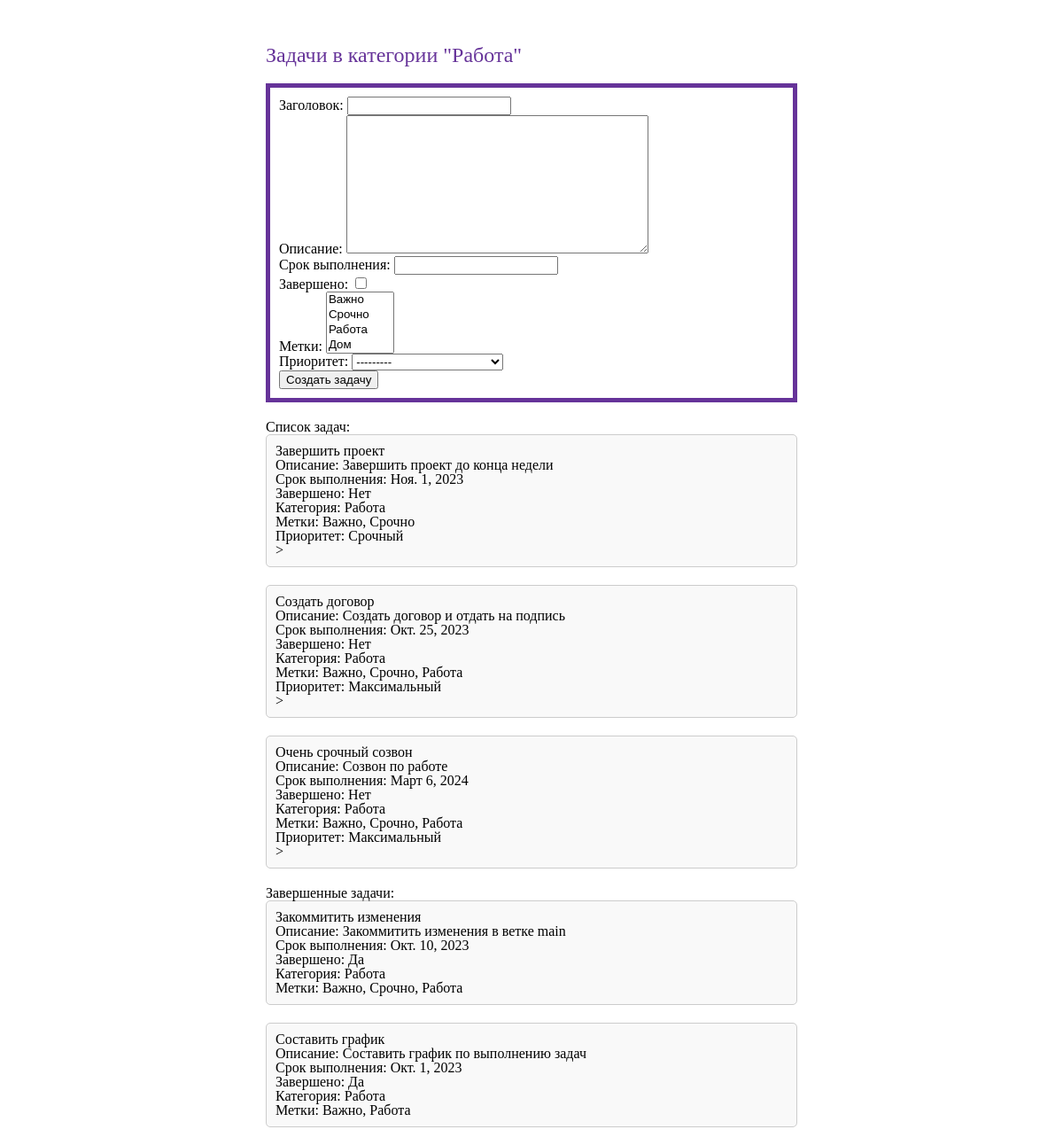
Page /category/1/ on the committed database.
### todo/models.py (models this page shows, shortened)
class Category(models.Model):
    name = models.CharField(max_length=255, verbose_name='Название категории')
    class Meta:
        verbose_name = 'Категория'
        verbose_name_plural = 'Категории'
    def __str__(self):
        return self.name

class Task(models.Model):
    title = models.CharField(max_length=255, verbose_name='Заголовок')
    description = models.TextField(blank=True, null=True, verbose_name='Описание')
    due_date = models.DateField(blank=True, null=True, verbose_name='Срок выполнения')
    completed = models.BooleanField(default=False, verbose_name='Завершено')
    priority = models.ForeignKey(Priority, on_delete=models.CASCADE, verbose_name='Приоритет')
    category = models.ForeignKey(Category, on_delete=models.CASCADE, verbose_name='Категория')
    tags = models.ManyToManyField(Tag, verbose_name='Метки')  # Многие-ко-многим с метками
    is_hidden = models.BooleanField('Скрыт', default=False)
    favorite = models.BooleanField('Избранное', default=False)
    history = HistoricalRecords()
    class Meta:
        verbose_name = 'Задача'
        verbose_name_plural = 'Задачи'

class Tag(models.Model):
    name = models.CharField(max_length=255, verbose_name='Название метки')
    class Meta:
        verbose_name = 'Метка'
        verbose_name_plural = 'Метки'
    def __str__(self):
        return self.name

class Priority(models.Model):
    name = models.CharField(max_length=255, verbose_name='Название приоритета')
    class Meta:
        verbose_name = 'Приоритет'
        verbose_name_plural = 'Приоритеты'
    def __str__(self):
        return self.name

### todo/views.py (the view)
# urls.py: path('category/<int:category_id>/', views.tasks_by_category, name='tasks_by_category'),
def tasks_by_category(request, category_id):
    category = get_object_or_404(Category, pk=category_id)
    tasks = Task.objects.filter(
        Q(category=category) &
        Q(is_hidden=False)
    )
    tasks__notcompleted = Task.objects.filter(
        Q(category=category) &
        Q(completed=False)
    )
    tasks__completed = Task.objects.filter(
        Q(category=category) &
        Q(completed=True)
    )
    if request.method == 'POST':
        form = TaskForm(request.POST)
        if form.is_valid():
            task = form.save(commit=False)
            task.category = category
            task.save()
            return redirect('tasks_by_category', category_id=category_id)
    else:
        form = TaskForm()
    return render(request, 'todo/tasks_by_category.html', {'category': category, 'tasks': tasks, 'tasks__completed': tasks__completed, 'tasks__notcompleted': tasks__notcompleted, 'form': form})

### todo/forms.py
class TaskForm(forms.ModelForm):
    class Meta:
        model = Task
        fields = ['title', 'description', 'due_date', 'completed', 'tags', 'priority']

### todo/templates/todo/tasks_by_category.html (shortened to what this page needs)
{% extends 'todo/base.html' %}
{% block content %}
<div class="container">
        <h1 class="title">Задачи в категории "{{ category.name }}"</h1>
        <form method="post" class="task-form">
            {{ form.as_p }}
            <button type="submit" class="btn btn-primary">Создать задачу</button>
        </form>
        <h2>Список задач:</h2>
        <ul class="task-list">
            {% if tasks %}
                {%if tasks__notcompleted %}
                    {% for task in tasks__notcompleted %}
                        <li class="task-item">
                            <strong>{{ task.title }}</strong>
                            <p>Описание: {{ task.description }}</p>
                            <p>Срок выполнения: {{ task.due_date }}</p>
                            <p>Завершено: {% if task.completed %}Да{% else %}Нет{% endif %}</p>
                            <p>Категория: {{ task.category }}</p>
                            <p>Метки:
                                {% for tag in task.tags.all %}{{ tag.name }}{% if not forloop.last %}, {% endif %}{% endfor %}
                            </p>
                            <p>Приоритет: {{ task.priority }}</p>>
                        </li>
                    {% endfor %}
                {% else %}
                    <li class="no-tasks">Нет активных задач в данной категории.</li>
                {% endif %}
                {% if tasks__completed %}
                    <h3>Завершенные задачи:</h3>
                    {% for task in tasks__completed %}
                        <li class="task-item">
                        <strong>{{ task.title }}</strong>
                        <p>Описание: {{ task.description }}</p>
                        <p>Срок выполнения: {{ task.due_date }}</p>
                        <p>Завершено: Да</p>
                        <p>Категория: {{ task.category }}</p>
                        <p>Метки:
                            {% for tag in task.tags.all %}{{ tag.name }}{% if not forloop.last %}, {% endif %}{% endfor %}
                        </p>
                    </li>
                    {% endfor %}
                {% endif %}
            {% else %}
                <li class="no-tasks">Нет задач в данной категории.</li>
            {% endif %}
        </ul>
    </div>
{% endblock %}

### todo/static/todo/style.css (style rules this page uses)
html, body, div, span, applet, object, iframe, h1, h2, h3, h4, h5, h6, p, blockquote, pre, a, abbr, acronym, address, big, cite, code, del, dfn, em, img, ins, kbd, q, s, samp, small, strike, strong, sub, sup, tt, var, b, u, i, center, dl, dt, dd, ol, ul, li, fieldset, form, label, legend, table, caption, tbody, tfoot, thead, tr, th, td, article, aside, canvas, details, embed, figure, figcaption, footer, header, hgroup, menu, nav, output, ruby, section, summary, time, mark, audio, video { margin: 0; padding: 0; border: 0; font-size: 100%; font: inherit; vertical-align: baseline; }
body { line-height: 1; }
h1 { color: rebeccapurple; margin-bottom: 20px; font-size: 24px; }
ul { padding-left: 15px; }
.container { display: flex; flex-direction: column; margin: 0 auto; max-width: 50%; }
.task-form { margin-bottom: 20px; border: rebeccapurple 5px solid; padding: 10px; }
.task-list { list-style: none; padding: 0; }
.task-item { margin-bottom: 20px; border: 1px solid #ccc; padding: 10px; border-radius: 5px; background-color: #f9f9f9; }

### rows in the picture
Category: name "Работа"
Task: title "Завершить проект", description "Завершить проект до конца недели", due_date "Ноя. 1, 2023", completed "Нет", category "Работа", priority "Срочный"
Tag: name "Важно"
Tag: name "Срочно"
Task: title "Создать договор", description "Создать договор и отдать на подпись", due_date "Окт. 25, 2023", completed "Нет", category "Работа", priority "Максимальный"
Tag: name "Работа"
Task: title "Очень срочный созвон", description "Созвон по работе", due_date "Март 6, 2024", completed "Нет", category "Работа", priority "Максимальный"
Task: title "Закоммитить изменения", description "Закоммитить изменения в ветке main", due_date "Окт. 10, 2023", category "Работа"
Task: title "Составить график", description "Составить график по выполнению задач", due_date "Окт. 1, 2023", category "Работа"
